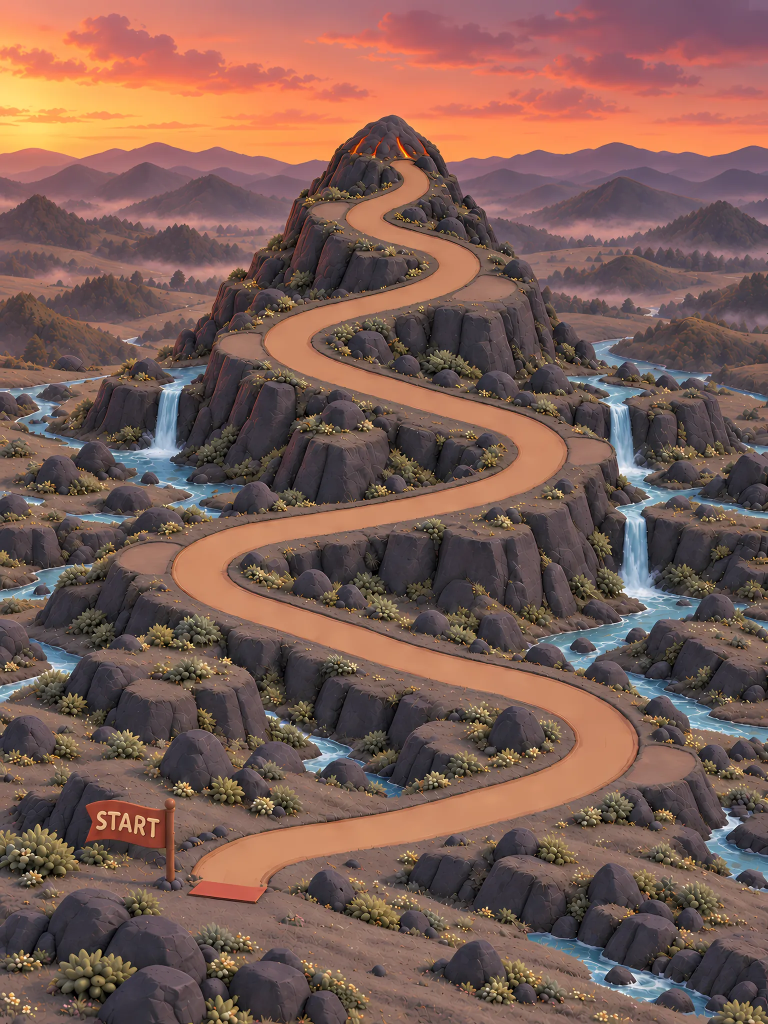
#> input picture assets/climb/ember_peak/background_light.webp, 1536 x 2048 px, given in place of background_light.png, which was not available (shown at 1/2 size)
$ python extract_trail.py
#> lines starting #> are read from the running program, lines starting #| are printed output that depends on the picture; after the words box and inside, x2 and y2 are one past the last pixel; in counts of white or black regions, pixels touching at a corner belong together; pictures that were not available may be replaced by others from this repository, and a replacement may not be noted
### tool/scene_art/trail.py
"""Trail and clearing extraction from a scene-art background image.

Measuring code only (Scene Art Batch 0, docs/design/scene-art/batch0/):
nothing in lib/ imports it. Every function is deterministic, so the same
image always gives the same numbers.

Coordinates: pixels of the image being read, and "normalized" = x / width,
y / height (0-1, origin top left), so images of different sizes compare.
"""

from __future__ import annotations

import dataclasses
import json
import math
import os
from pathlib import Path

import numpy as np
from PIL import Image
from scipy import ndimage
from scipy.sparse import coo_matrix
from scipy.sparse.csgraph import dijkstra
from skimage.color import rgb2lab
from skimage.morphology import disk, skeletonize

REPO = Path(__file__).resolve().parents[2]
SOURCE = REPO / "docs/design/scene-art/source"
# SCENE_ART_OUT redirects every output (used for the deliberate-break runs).
OUT = Path(os.environ.get("SCENE_ART_OUT", REPO / "docs/design/scene-art/batch0"))

# A point on the trail's lowest long leg, normalized. Every theme image has
# the trail at the same place (decision S4), so one seed serves them all; a
# theme that moved its trail fails here first (the seed is off the trail).
SEED = (0.444, 0.6215)

# CIE76 colour distance (Lab) from the trail's own colour.
TRAIL_DELTA_E = 14.0


@dataclasses.dataclass
class Trail:
    image: str
    size: tuple[int, int]  # width, height in px
    points: np.ndarray  # (n, 2) px, start (foot) to end (summit)
    widths: np.ndarray  # (n,) px, across the trail at each point
    mask: np.ndarray  # bool, the trail's pixels
    lab: np.ndarray
    ref: np.ndarray  # the trail's reference Lab colour

    @property
    def norm(self) -> np.ndarray:
        w, h = self.size
        return self.points / np.array([w, h])

    @property
    def length_px(self) -> float:
        return float(np.linalg.norm(np.diff(self.points, axis=0), axis=1).sum())

    def cumulative(self) -> np.ndarray:
        seg = np.linalg.norm(np.diff(self.points, axis=0), axis=1)
        return np.concatenate([[0.0], np.cumsum(seg)])

    def at(self, s: np.ndarray) -> np.ndarray:
        """Points at arc lengths [s] (px) along the polyline."""
        c = self.cumulative()
        return np.stack(
            [np.interp(s, c, self.points[:, 0]), np.interp(s, c, self.points[:, 1])],
            axis=1,
        )

    def steps(self, days: int) -> np.ndarray:
        """Day 0 (the foot) to day [days] (the summit), evenly spaced by arc
        length (decision S2)."""
        return self.at(np.linspace(0, self.length_px, days + 1))

    def width_at(self, s: np.ndarray) -> np.ndarray:
        return np.interp(s, self.cumulative(), self.widths)


def load_lab(path: Path) -> tuple[np.ndarray, np.ndarray]:
    rgb = np.asarray(Image.open(path).convert("RGB"))
    return rgb, rgb2lab(rgb / 255.0)


def _component_at(mask: np.ndarray, xy: tuple[int, int]) -> np.ndarray:
    labels, _ = ndimage.label(mask, structure=np.ones((3, 3)))
    lab_id = labels[xy[1], xy[0]]
    if lab_id == 0:
        raise ValueError("seed is not on the trail colour")
    return labels == lab_id


def trail_mask(lab: np.ndarray) -> tuple[np.ndarray, np.ndarray]:
    h, w = lab.shape[:2]
    sx, sy = int(SEED[0] * w), int(SEED[1] * h)
    r = max(2, w // 400)
    ref = np.median(lab[sy - r : sy + r + 1, sx - r : sx + r + 1].reshape(-1, 3), 0)
    scale = w / 2172  # radii below are tuned on the 2172 px green image
    for _ in range(3):
        dist = np.linalg.norm(lab - ref, axis=-1)
        # Opening cuts thin bridges to look-alike specks; closing and hole
        # filling absorb the trail's own texture and shading.
        m = ndimage.binary_opening(dist < TRAIL_DELTA_E, disk(max(1, round(3 * scale))))
        m = _component_at(m, (sx, sy))
        m = ndimage.binary_closing(m, disk(max(1, round(6 * scale))))
        m = ndimage.binary_fill_holes(m)
        ref = np.median(lab[m], 0)
    return m, ref


def _longest_path(skel: np.ndarray) -> np.ndarray:
    ys, xs = np.nonzero(skel)
    idx = -np.ones(skel.shape, dtype=np.int64)
    idx[ys, xs] = np.arange(len(xs))
    rows, cols, wts = [], [], []
    for dy, dx in ((0, 1), (1, 0), (1, 1), (1, -1)):
        y2, x2 = ys + dy, xs + dx
        ok = (y2 < skel.shape[0]) & (x2 >= 0) & (x2 < skel.shape[1])
        j = np.full(len(xs), -1)
        j[ok] = idx[y2[ok], x2[ok]]
        ok = j >= 0
        rows.append(np.arange(len(xs))[ok])
        cols.append(j[ok])
        wts.append(np.full(ok.sum(), math.hypot(dy, dx)))
    g = coo_matrix(
        (np.concatenate(wts), (np.concatenate(rows), np.concatenate(cols))),
        shape=(len(xs), len(xs)),
    ).tocsr()
    # Tree diameter: farthest from anywhere, then farthest from that.
    d0 = dijkstra(g, directed=False, indices=0)
    a = int(np.nanargmax(np.where(np.isinf(d0), -1, d0)))
    da, pred = dijkstra(g, directed=False, indices=a, return_predecessors=True)
    b = int(np.nanargmax(np.where(np.isinf(da), -1, da)))
    path = [b]
    while path[-1] != a:
        path.append(int(pred[path[-1]]))
    return np.stack([xs[path], ys[path]], axis=1).astype(float)


def _resample(p: np.ndarray, step: float) -> np.ndarray:
    seg = np.linalg.norm(np.diff(p, axis=0), axis=1)
    c = np.concatenate([[0], np.cumsum(seg)])
    s = np.linspace(0, c[-1], max(2, int(round(c[-1] / step)) + 1))
    return np.stack([np.interp(s, c, p[:, 0]), np.interp(s, c, p[:, 1])], 1)


def _inside(mask: np.ndarray, p: np.ndarray) -> bool:
    x, y = int(round(p[0])), int(round(p[1]))
    return 0 <= y < mask.shape[0] and 0 <= x < mask.shape[1] and bool(mask[y, x])


def _ray(mask: np.ndarray, p: np.ndarray, d: np.ndarray, limit: float) -> float:
    t = 0.0
    while t < limit and _inside(mask, p + d * t):
        t += 0.5
    return t


def _widths(mask: np.ndarray, pts: np.ndarray) -> np.ndarray:
    tan = np.gradient(pts, axis=0)
    tan /= np.linalg.norm(tan, axis=1, keepdims=True)
    nrm = np.stack([-tan[:, 1], tan[:, 0]], 1)
    lim = mask.shape[1] * 0.2
    return np.array(
        [_ray(mask, p, n, lim) + _ray(mask, p, -n, lim) for p, n in zip(pts, nrm)]
    )


def _cap(mask: np.ndarray, pts: np.ndarray, half: float) -> np.ndarray:
    """Replace the skeleton's ragged end with a straight run to the end
    piece's centroid. The skeleton wanders where a wide trail ends (at the
    foot the trail is cut square against the START mat), so one trail width
    is cut off; what is left of the trail beyond that point (its pixels
    within two widths, ahead along the tangent) is averaged. An area mean
    does not depend on the skeleton's wobble, so light, dark and other
    themes give the same end."""
    trim = int(max(2, 2 * half))  # resampled at 1 px, so points = px
    body = pts[:-trim]
    b = body[-1]
    d = b - body[-1 - trim]
    d /= np.linalg.norm(d)
    r = 4 * half
    x0, y0 = int(max(0, b[0] - r)), int(max(0, b[1] - r))
    x1, y1 = int(min(mask.shape[1], b[0] + r + 1)), int(min(mask.shape[0], b[1] + r + 1))
    yy, xx = np.mgrid[y0:y1, x0:x1]
    rel = np.stack([xx - b[0], yy - b[1]], -1)
    sel = mask[y0:y1, x0:x1] & ((rel**2).sum(-1) <= r * r) & (rel @ d > 0)
    if not sel.any():
        return body
    end = np.array([xx[sel].mean(), yy[sel].mean()])
    n = int(np.linalg.norm(end - b))
    tail = b + (end - b) * (np.arange(1, n + 1)[:, None] / max(n, 1))
    return np.concatenate([body, tail]) if len(tail) else body


def extract(path: Path, spacing_norm: float = 0.0025) -> Trail:
    rgb, lab = load_lab(path)
    h, w = lab.shape[:2]
    mask, ref = trail_mask(lab)
    soft = ndimage.gaussian_filter(mask.astype(float), sigma=4 * w / 2172) > 0.5
    raw = _longest_path(skeletonize(soft))
    if raw[0, 1] < raw[-1, 1]:  # start at the foot (larger y)
        raw = raw[::-1]
    p = _resample(raw, 1.0)
    # Smooth away the skeleton's pixel staircase; ends are re-cut below.
    sig = 12 * w / 2172
    p = np.stack([ndimage.gaussian_filter1d(p[:, i], sig, mode="nearest") for i in (0, 1)], 1)
    half = float(np.median(_widths(mask, p[:: max(1, len(p) // 200)]))) / 2
    p = _cap(mask, p, half)
    p = _cap(mask, p[::-1], half)[::-1]
    p = _resample(p, spacing_norm * h)
    return Trail(
        image=str(path.relative_to(REPO)) if path.is_relative_to(REPO) else str(path),
        size=(w, h),
        points=p,
        widths=_widths(mask, p),
        mask=mask,
        lab=lab,
        ref=ref,
    )


def bends(t: Trail, min_excursion_norm: float = 0.02) -> list[dict]:
    """Turning points: where the trail's horizontal direction reverses (a
    local x extreme), with hysteresis so texture wobble is not a bend."""
    x = t.points[:, 0]
    c = t.cumulative()
    tol = min_excursion_norm * t.size[0]
    out, mode, ext = [], None, 0
    for i in range(1, len(x)):
        if mode is None:
            if abs(x[i] - x[0]) > tol:
                mode, ext = ("up" if x[i] > x[0] else "down"), i
        elif mode == "up":
            if x[i] >= x[ext]:
                ext = i
            elif x[ext] - x[i] > tol:
                out.append(("right", ext))
                mode, ext = "down", i
        else:
            if x[i] <= x[ext]:
                ext = i
            elif x[i] - x[ext] > tol:
                out.append(("left", ext))
                mode, ext = "up", i
    return [
        {
            "side": side,
            "px": [round(float(t.points[i, 0]), 1), round(float(t.points[i, 1]), 1)],
            "norm": [round(float(t.norm[i, 0]), 4), round(float(t.norm[i, 1]), 4)],
            "arc_fraction": round(float(c[i] / c[-1]), 4),
        }
        for side, i in out
    ]


def flatness(t: Trail) -> np.ndarray:
    """Local standard deviation of lightness (L*), over an 8 px window at a
    common 1086 px analysis width (the images come in 1086 and 2172), then
    mapped back to the image's pixels. The clearings are the flattest
    ground there is."""
    f = 1086 / t.size[0]
    L = ndimage.zoom(t.lab[..., 0], f, order=1) if f != 1 else t.lab[..., 0]
    m = ndimage.uniform_filter(L, 8)
    m2 = ndimage.uniform_filter(L * L, 8)
    sd = np.sqrt(np.maximum(m2 - m * m, 0))
    if f != 1:
        sd = ndimage.zoom(sd, (t.size[1] / sd.shape[0], t.size[0] / sd.shape[1]), order=1)
    return sd


# Flat: local L* deviation under this. Clearings measure ~0.1-0.6 inside,
# grass and rock 1-6 (tool/scene_art/README.md).
FLAT_SD = 1.0


def clearings(t: Trail) -> list[dict]:
    """The flat clearings on the bends' outer corners (decision S3): for each
    bend, the largest flat region beyond the trail's outer edge that touches
    the trail. Bends without one are reported as missing."""
    w, h = t.size
    s = w / 2172
    flat = flatness(t) < FLAT_SD
    flat &= ~ndimage.binary_dilation(t.mask, disk(max(1, round(4 * s))))
    flat = ndimage.binary_opening(flat, disk(max(1, round(5 * s))))
    labels, n = ndimage.label(flat)
    # The clearing's flat core stops 13-33 px (at 2172) short of the trail:
    # the rim between them is shaded.
    ring = ndimage.binary_dilation(t.mask, disk(max(1, round(48 * s))))
    touching = sorted(set(np.unique(labels[ring & (labels > 0)]).tolist()) - {0})
    sizes = ndimage.sum(np.ones_like(labels), labels, touching)
    centers = ndimage.center_of_mass(np.ones_like(labels), labels, touching)
    out = []
    for b in bends(t):
        bx, by = b["px"]
        sign = 1 if b["side"] == "right" else -1
        best = None
        for i, size, (cy, cx) in zip(touching, sizes, centers):
            # Beyond the apex on its outer side, at about its height.
            if sign * (cx - bx) <= 0 or abs(cy - by) > 0.06 * h:
                continue
            if size < (40 * s) ** 2 or size > (260 * s) ** 2:
                continue
            if best is None or size > best[0]:
                best = (size, i)
        if best is None:
            out.append({"bend": b, "missing": True})
            continue
        ys, xs = np.nonzero(labels == best[1])
        best = (int(best[0]), xs, ys)
        area, xs, ys = best
        # The flat core misses the clearing's shaded rim: grow it by colour
        # (within 10 of the core's median, at most 30 px out at 2172 scale).
        pad = round(40 * s)
        y0, y1 = max(0, ys.min() - pad), min(h, ys.max() + pad + 1)
        x0, x1 = max(0, xs.min() - pad), min(w, xs.max() + pad + 1)
        core = np.zeros((y1 - y0, x1 - x0), bool)
        core[ys - y0, xs - x0] = True
        lab = t.lab[y0:y1, x0:x1]
        ref = np.median(lab[core], 0)
        near = np.linalg.norm(lab - ref, axis=-1) < 10
        grow = ndimage.binary_dilation(core, disk(max(1, round(30 * s)))) & near
        grow &= ~t.mask[y0:y1, x0:x1]
        lab_g, _ = ndimage.label(grow | core)
        full = lab_g == lab_g[ys[0] - y0, xs[0] - x0]
        full = ndimage.binary_fill_holes(
            ndimage.binary_opening(full, disk(max(1, round(3 * s)))) | core)
        ys, xs = np.nonzero(full)
        ys, xs = ys + y0, xs + x0
        area = int(full.sum())
        cx, cy = float(xs.mean()), float(ys.mean())
        bw, bh = float(xs.max() - xs.min() + 1), float(ys.max() - ys.min() + 1)
        out.append(
            {
                "side": b["side"],
                "bend_norm": b["norm"],
                "center_px": [round(cx, 1), round(cy, 1)],
                "center_norm": [round(cx / w, 4), round(cy / h, 4)],
                "box_px": [round(bw, 1), round(bh, 1)],
                "box_norm": [round(bw / w, 4), round(bh / h, 4)],
                "area_px": area,
                "area_norm": round(area / (w * h), 6),
            }
        )
    return out


def horizontal_run(mask: np.ndarray, p) -> tuple[float, float]:
    """The trail's horizontal run through [p]: its left and right edge
    (px). Not centred on the centre line on a bend."""
    y = int(round(p[1]))
    row = mask[y]
    x = int(round(p[0]))
    if not row[x]:
        return (float(x), float(x))
    l = x
    while l > 0 and row[l - 1]:
        l -= 1
    r = x
    while r < len(row) - 1 and row[r + 1]:
        r += 1
    return (float(l), float(r))


def horizontal_chord(mask: np.ndarray, p) -> float:
    """The trail's horizontal width (px) through [p]: an avatar stands
    upright, so its footprint lies along x whatever the leg's direction."""
    y = int(round(p[1]))
    row = mask[y]
    x = int(round(p[0]))
    if not row[x]:
        return 0.0
    l = x
    while l > 0 and row[l - 1]:
        l -= 1
    r = x
    while r < len(row) - 1 and row[r + 1]:
        r += 1
    return float(r - l + 1)


def nearest_arc(t: Trail, xy) -> tuple[float, float]:
    """(arc length px, distance px) of the trail point nearest [xy]."""
    d = np.linalg.norm(t.points - np.asarray(xy), axis=1)
    i = int(np.argmin(d))
    return float(t.cumulative()[i]), float(d[i])


# [29 lines left out: function compare, not called in this run]


def write_json(path: Path, data) -> None:
    path.parent.mkdir(parents=True, exist_ok=True)
    path.write_text(json.dumps(data, indent=1) + "\n")

### tool/scene_art/extract_trail.py
"""Scene Art Batch 0, step 2: the trail's center line, its bends and the
six clearings, from green/background_light.png.

    build/scene_art_venv/bin/python tool/scene_art/extract_trail.py

Writes, under docs/design/scene-art/batch0/:
  trail_green.json      the polyline (normalized), widths, bends, clearings,
                        and the 28-31-day step tables
  trail_numbers.txt     the figures the report quotes
  verify_trail.jpg      the center line, 31 steps and 6 clearings drawn on
                        the image
"""

from __future__ import annotations

import warnings

import numpy as np
from PIL import Image, ImageDraw, ImageFont

import trail as T

warnings.filterwarnings("ignore", category=RuntimeWarning)  # skimage rgb2lab on numpy 2


def font(size: int) -> ImageFont.FreeTypeFont:
    for f in ("/System/Library/Fonts/Supplemental/Arial Bold.ttf",
              "/System/Library/Fonts/Helvetica.ttc"):
        try:
            return ImageFont.truetype(f, size)
        except OSError:
            pass
    return ImageFont.load_default()


def r(v, n=4):
    return round(float(v), n)


def main() -> None:
    src = T.SOURCE / "green/background_light.png"
    t = T.extract(src)
#> in load_lab, rgb is the input picture: shape (2048, 1536, 3); mean R, G, B 122.8, 93, 84.5
#> in extract, `rgb, lab = load_lab(path)`:
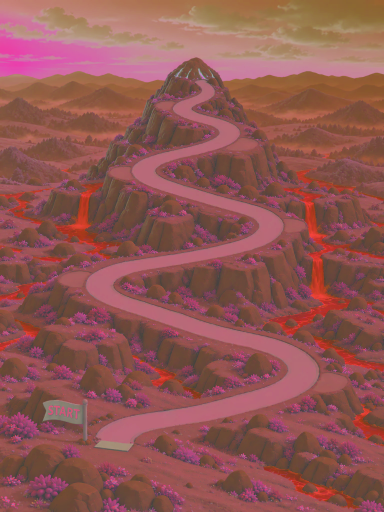
#> lab: shape (2048, 1536, 3) float64 (shown at 1/4 size); mean of channels 0, 1, 2 41.9, 11.1, 9.3; drawn with min black and max white
#> in trail_mask, `ref = np.median(lab[sy - r : sy + r + 1, sx - r : sx + r + 1].reshape(..`: ref = [65.04, 20.44, 29.62]
#> the loop in trail_mask, `for _ in range(3):` made 3 passes
#> (lab_id in _component_at, ref) on passes 1 to 3: (33, [62.89, 20.85, 28.75]), (24, [62.86, 20.85, 28.75]), (25, [62.86, 20.85, 28.75])
#> pass 1, in trail_mask, `dist = np.linalg.norm(lab - ref, axis=-1)`:
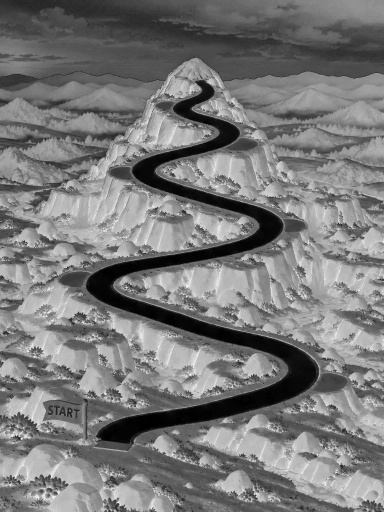
#> dist: shape (2048, 1536) float64 (shown at 1/4 size); min 0.044, max 79.22, mean 37.7; drawn with min black and max white
#> pass 1, in _component_at, `labels, _ = ndimage.label(mask, structure=np.ones((3, 3)))`:
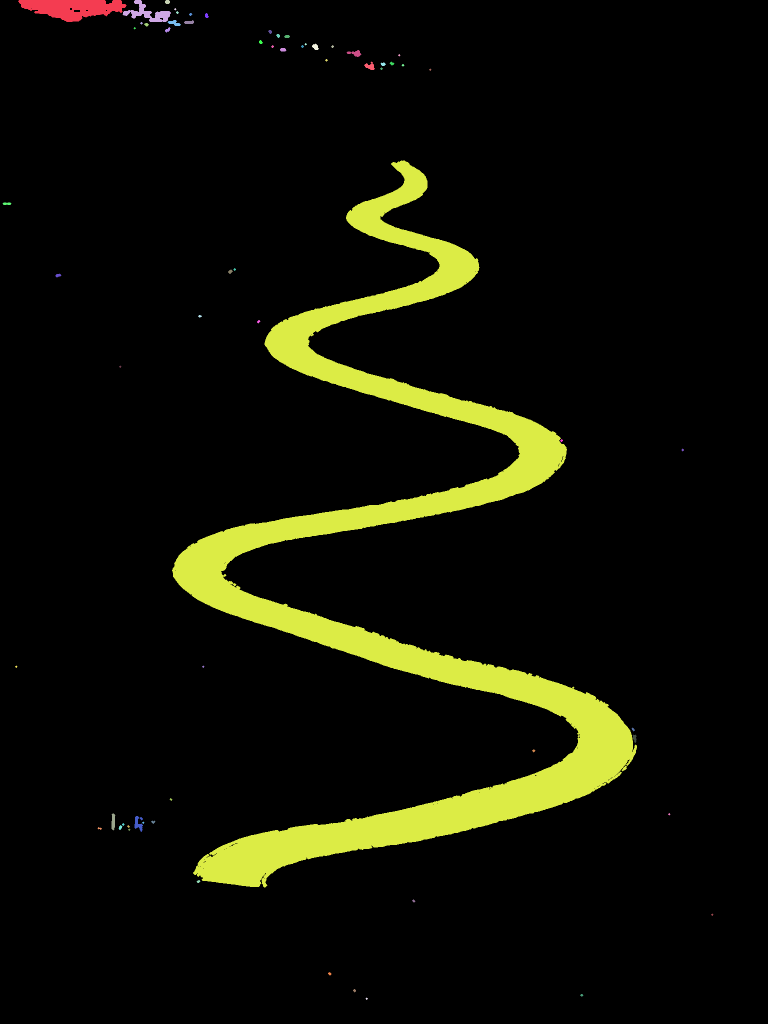
#> labels: shape (2048, 1536) int32 (shown at 1/2 size); 66 distinct labels, from 0 to 65; one colour per label, 0 black
#> pass 1, in trail_mask, `m = _component_at(m, (sx, sy))`:
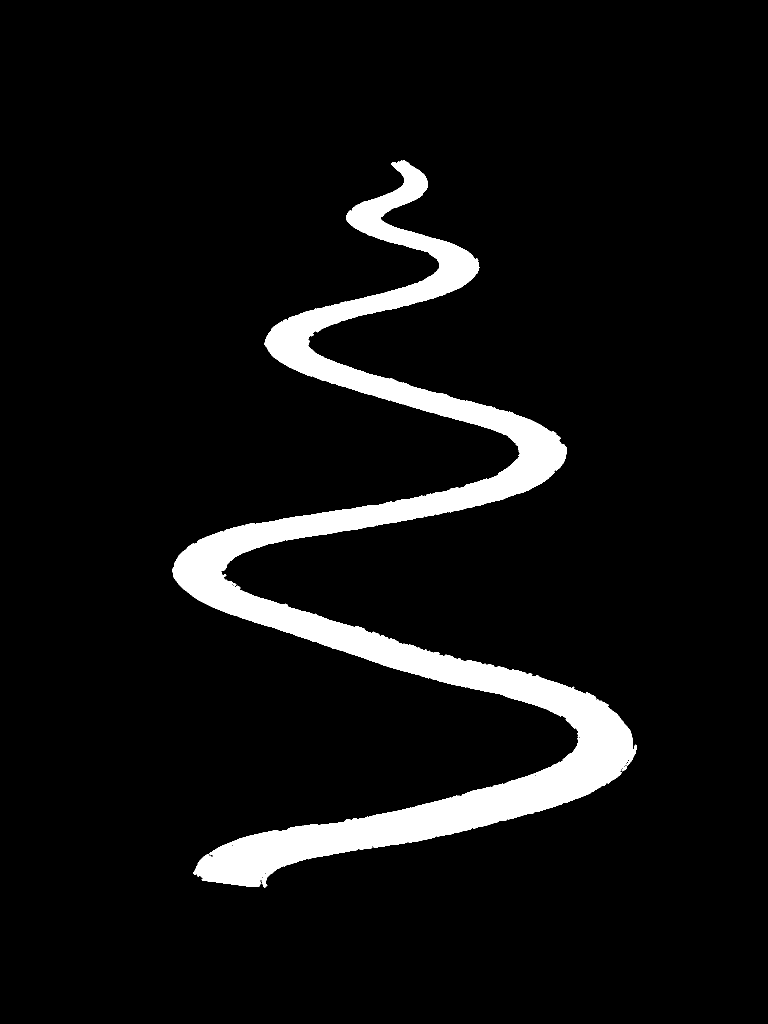
#> m: shape (2048, 1536) bool (shown at 1/2 size); 7% white; 1 white region, box (x1, y1, x2, y2) and area: (344, 321, 1274, 1775) 218881
#> in extract, `mask, ref = trail_mask(lab)`: ref = [62.86, 20.85, 28.75]
#> (the rest of the program and of its run is left out)
